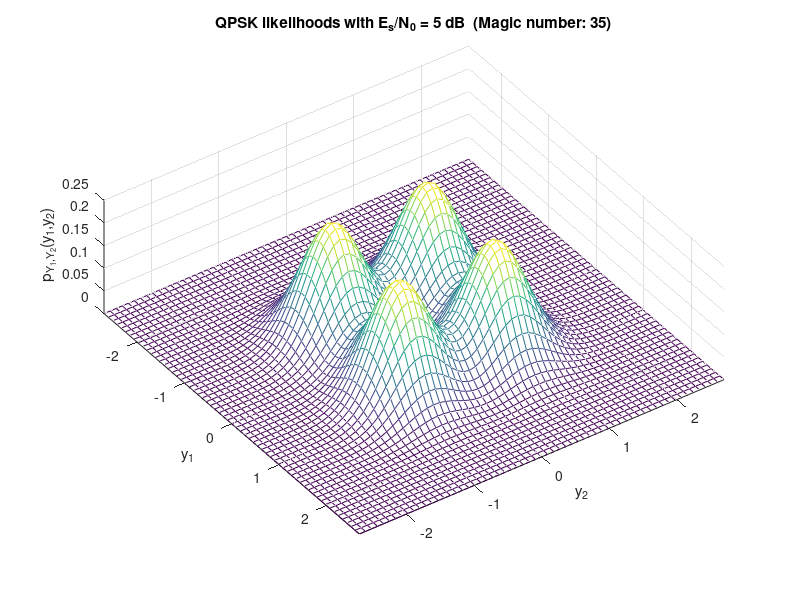

Write the MATLAB code that produced this figure.
% File: QPSK_likelihoods.m
% Plots the joint PDF of a QPSK constellation with AWGN
% EE161 - SJSU - 2022

clear, s = input('Enter your student ID number: ');

en0 = input('Energy-to-noise ratio? ');
S = [  1  1                             % Signal points
      -1  1
      -1 -1
       1 -1]/sqrt(2);               
sx = sqrt(10^(-en0/10)/2);              % Noise standard deviation
sy = sqrt(10^(-en0/10)/2);
xmin = -5.*sx+min(S(:,1));      xmax = 5.*sx+max(S(:,1));
ymin = -5.*sy+min(S(:,2));      ymax = 5.*sy+max(S(:,2));
deltax = (xmax-xmin)/60;        deltay = (ymax-ymin)/60;
[x,y] = meshgrid(xmin:deltax:xmax,ymin:deltay:ymax);
for m=1:4
    if m==1
        z = 0.25 * exp(-( ((x-S(m,1))/sx).^2+((y-S(m,2))/sy).^2)/2) ...
            /(2*pi*sx*sy);
    else
        z = z + 0.25 * exp(-( ((x-S(m,1))/sx).^2+((y-S(m,2))/sy).^2)/2) ...
            /(2*pi*sx*sy);
    end
end
figure
meshc(x,y,z);
axis tight
title(['QPSK likelihoods with E_s/N_0 = ',num2str(en0), ...
    ' dB  (Magic number: ',num2str(mod(7*s,107)),')'])
xlabel('y_1'), ylabel('y_2'), zlabel('p_{Y_1,Y_2}(y_1,y_2)')
az = 55; el = 67; view(az, el);